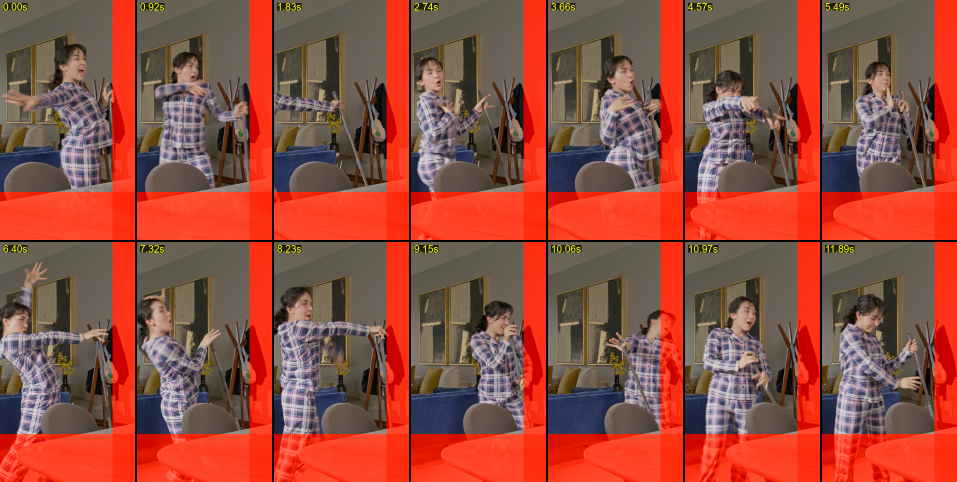
#> input picture jobs/2026-10-07-r0-mop-star-rebuild/data/intake-101066-video-1080.png, 1914 x 964 px (shown at 1/2 size)
$ python -i mixmedia_art.py   (imports and definitions only)   (older library calls are emulated)
#> lines starting #> are read from the running program, lines starting #| are printed output that depends on the picture; after the words box and inside, x2 and y2 are one past the last pixel; in counts of white or black regions, pixels touching at a corner belong together
"""
mixmedia_art.py - the image half of `rcg mix-media` (skill style-mix-media, pack library/styles/mix-media).

Runs with the image Python (config bin.imagePython: OpenCV + NumPy + Pillow). Every output is
deterministic for a given --seed. Binaries (ffmpeg, ffprobe) are passed in by the Node tool from
config; nothing here holds a machine path.

Commands
  boards  --out-dir <dir> [--size 1080x1920] [--seed 1] [--overlays bare,newspaper,kraft,fabric,watercolor,mat]
          Cork board (warm cork, thin wooden frame) with one overlay layer per scene. "mat" is the green
          cutting mat of the user's reference videos (no frame). Writes <overlay>.jpg per overlay.
  torn    --rgb <frame.png> --alpha <alpha.png|rgba.png> --out <png> [--border 18] [--paper cream|white] [--seed 1]
          A still cut-out with a hand-torn paper border (irregular, cream, fibrous rim; no outline, no shadow).
  live    --in <matte.webm> --out <webm> --ffmpeg <bin> --ffprobe <bin> [--fps 12] [--border 16] [--max-h 1280]
          [--paper cream|white] [--seed 1]
          The moving cut-out (rcg matte) re-cut every frame at stop-motion rate with a torn border, cropped
          to the subject's union box. Prints the crop and size.
  grab    --src <frame.png> --box x,y,w,h --out <rgba.png> [--iters 6]
          A small object inside a box (GrabCut seeded by the box), for objects the detector misses.
  sticker --in <rgba.png|jpg> --out <png> [--illustrate] [--cut alpha|light|none] [--border 10] [--edge die|paper|none]
          [--max-side 900] [--min-side 0]
          An object cut-out or a collected print as a vintage collage sticker: optional illustration treatment
          (posterized, muted, inked, grain), light-paper background removal for prints, die-cut border.
  pick    --in <matte.webm> --ffmpeg <bin> --ffprobe <bin> [--src <clip>] [--count 6] [--step 0.5]
          Times of distinct poses (farthest-point on the matte silhouettes, sharpest frame nearby).
  sheet   --out <png> --items <json list of {file,label}> [--cell 360]
"""

import argparse
import json
import math
import subprocess
import sys
from pathlib import Path

import cv2
import numpy as np

# ── noise ────────────────────────────────────────────────────────────────────


# [21 lines left out: functions value_noise, aniso_noise, fbm, not called in this run]


def smoothstep(a, b, x):
    t = np.clip((x - a) / (b - a), 0, 1)
    return t * t * (3 - 2 * t)


# [4 lines left out: function lerp3, not called in this run]


def over(dst, rgb, a):
    """Composite rgb (HxWx3 float) with alpha a (HxW 0..1) over dst in place."""
    dst[:] = dst * (1 - a[..., None]) + rgb * a[..., None]


# ── board pieces ─────────────────────────────────────────────────────────────


# [61 lines left out: functions cork, wood_frame, pin, not called in this run]


PIN_COLORS = [(196, 48, 40), (186, 188, 194), (226, 182, 52), (66, 104, 172), (238, 234, 226), (122, 190, 160), (232, 150, 170)]


# [33 lines left out: functions tape, place_sheet, not called in this run]


def to_canvas(M, x, y):
    return float(M[0, 0] * x + M[0, 1] * y + M[0, 2]), float(M[1, 0] * x + M[1, 1] * y + M[1, 2])


# [200 lines left out: functions jagged_rect_mask, newsprint, kraft, gingham, pinked_mask, watercolor and 3 more, not called in this run]


# ── cut-outs ─────────────────────────────────────────────────────────────────

PAPERS = {"cream": ((243, 233, 204), (252, 248, 236)), "white": ((250, 248, 242), (255, 255, 252))}


def clean_mask(a):
    m = (a > 0.5).astype(np.uint8)
    n, lab, st, _ = cv2.connectedComponentsWithStats(m, 8)
    if n <= 1:
        return m
    areas = st[1:, cv2.CC_STAT_AREA]
    big = areas.max()
    keep = np.zeros(n, bool)
    keep[1:] = areas >= 0.03 * big
    m = keep[lab].astype(np.uint8)
    # Fill holes (gaps between an arm and the body are kept: only enclosed specks under 0.5%).
    inv = 1 - m
    n2, lab2, st2, _ = cv2.connectedComponentsWithStats(inv, 4)
    for k in range(1, n2):
        x, y, w, h, ar = st2[k]
        touches = x == 0 or y == 0 or x + w >= m.shape[1] or y + h >= m.shape[0]
        if not touches and ar < 0.005 * m.size:
            m[lab2 == k] = 1
    return m


class TornField:
    """Fixed noise fields for a canvas, so a live cut-out re-cuts with the same paper each frame."""

    # [39 lines left out: functions __init__, torn_composite, read_rgba, not called in this run]


def write_rgba(path, rgb, a):
    out = np.dstack([cv2.cvtColor(np.clip(rgb, 0, 255).astype(np.uint8), cv2.COLOR_RGB2BGR), np.clip(a * 255, 0, 255).astype(np.uint8)])
    cv2.imwrite(str(path), out)


# [147 lines left out: functions crop_to, cmd_torn, probe_video, decode_rgba, cmd_live, illustrate, not called in this run]


def light_background_alpha(rgb):
    """Alpha for a print on light paper: pixels close to the paper colour (sampled at the border) go clear."""
    h, w = rgb.shape[:2]
#> h = 964; w = 1914
    border = np.concatenate([rgb[:8].reshape(-1, 3), rgb[-8:].reshape(-1, 3), rgb[:, :8].reshape(-1, 3), rgb[:, -8:].reshape(-1, 3)])
    paper = np.median(border, axis=0)
#> paper = [252, 68, 40]
    dist = np.sqrt(((rgb - paper) ** 2).sum(-1))
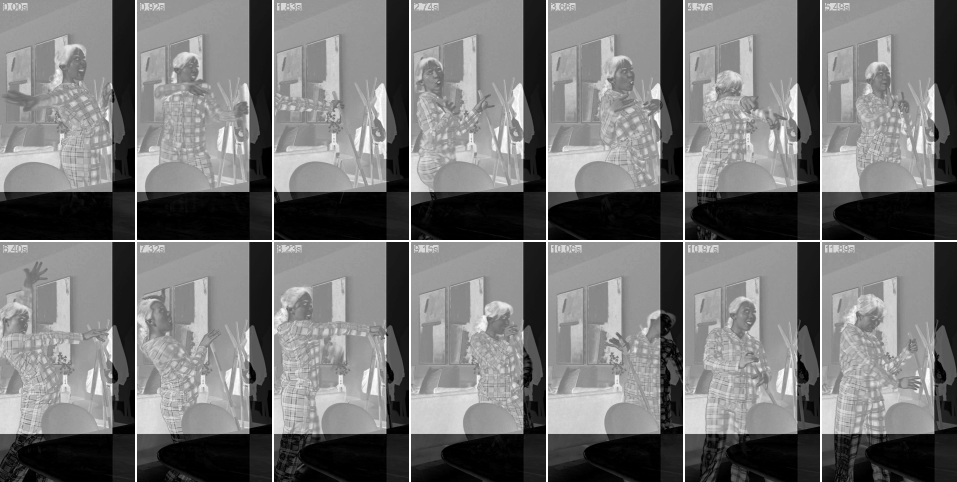
#> dist: shape (964, 1914) float64 (shown at 1/2 size); min 3, max 264.1, mean 123.5; drawn with min black and max white
    # Ink and paint are saturated or dark; foxing and stains on old paper are pale and low in saturation.
    hsv = cv2.cvtColor(np.clip(rgb, 0, 255).astype(np.uint8), cv2.COLOR_RGB2HSV).astype(np.float32)
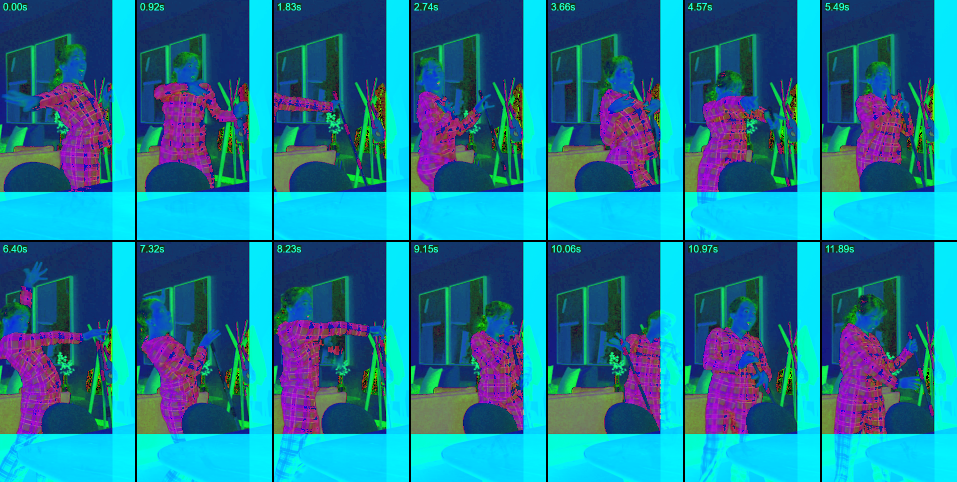
#> hsv: shape (964, 1914, 3) float32 (shown at 1/2 size); mean R, G, B 30.7, 120.8, 151.1
    psat = cv2.cvtColor(np.uint8([[np.clip(paper, 0, 255)]]), cv2.COLOR_RGB2HSV)[0, 0, 1]
#> psat = 215
    inked = (hsv[..., 1] > psat + 28) | (hsv[..., 2] < 110)
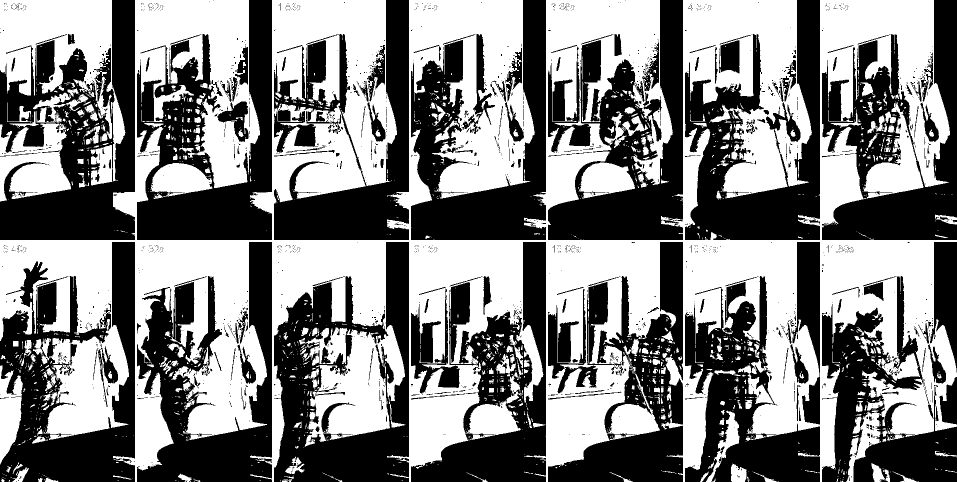
#> inked: shape (964, 1914) bool (shown at 1/2 size); 51.1% white; 1993 black regions (1755 under 20 px), largest, box (x1, y1, x2, y2) and area: (0, 0, 270, 480) 70257, (548, 484, 818, 964) 64024, (0, 484, 270, 964) 63627
    m = ((dist > 44) & inked).astype(np.uint8)
#> m: shape (964, 1914); values 0 (black) and 1 (white), 50.4% white; 1935 black regions (1707 under 20 px), largest, box (x1, y1, x2, y2) and area: (0, 0, 270, 480) 71652, (274, 0, 544, 480) 64694, (548, 484, 818, 964) 64637
    k = max(7, (min(h, w) // 45) | 1)
#> k = 21
    m = cv2.morphologyEx(m, cv2.MORPH_CLOSE, cv2.getStructuringElement(cv2.MORPH_ELLIPSE, (k, k)))
#> m: shape (964, 1914); values 0 (black) and 1 (white), 66.2% white; 94 black regions, largest, box (x1, y1, x2, y2) and area: (548, 0, 818, 480) 41357, (274, 0, 544, 480) 41263, (822, 0, 1092, 480) 40820
    m = cv2.morphologyEx(m, cv2.MORPH_OPEN, np.ones((5, 5), np.uint8))
#> m: shape (964, 1914); values 0 (black) and 1 (white), 66% white; 62 black regions, largest, box (x1, y1, x2, y2) and area: (0, 0, 1914, 923) 347255, (6, 760, 1407, 964) 129639, (1707, 764, 1914, 964) 18784
    m = clean_mask(m.astype(np.float32))
#> in clean_mask, `n, lab, st, _ = cv2.connectedComponentsWithStats(m, 8)`:
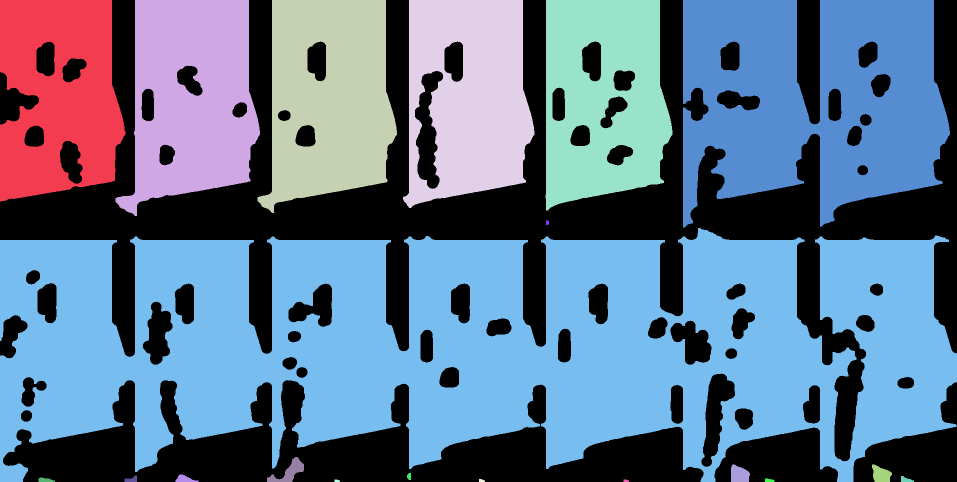
#> lab: shape (964, 1914) int32 (shown at 1/2 size); 21 distinct labels, from 0 to 20; one colour per label, 0 black
#> in clean_mask, `n, lab, st, _ = cv2.connectedComponentsWithStats(m, 8)`: st = 21 rows, first 6: [0, 0, 1914, 964, 626907], [0, 0, 251, 403, 76590], [231, 0, 289, 432, 85383], [515, 0, 279, 426, 86102], [806, 0, 263, 416, 80910], [1091, 0, 254, 421, 81191]
#> in clean_mask, `areas = st[1:, cv2.CC_STAT_AREA]`: areas = 20 values, max 632546 at index 7, min 48 at index 17, mean 60909.4
#> in clean_mask, `big = areas.max()`: big = 632546
#> in clean_mask, `m = keep[lab].astype(np.uint8)`: m: shape (964, 1914); values 0 (black) and 1 (white), 65.8% white; 62 black regions, largest, box (x1, y1, x2, y2) and area: (0, 0, 1914, 923) 347305, (6, 760, 1407, 964) 132156, (1707, 764, 1914, 964) 19961
#> in clean_mask, `n2, lab2, st2, _ = cv2.connectedComponentsWithStats(inv, 4)`:
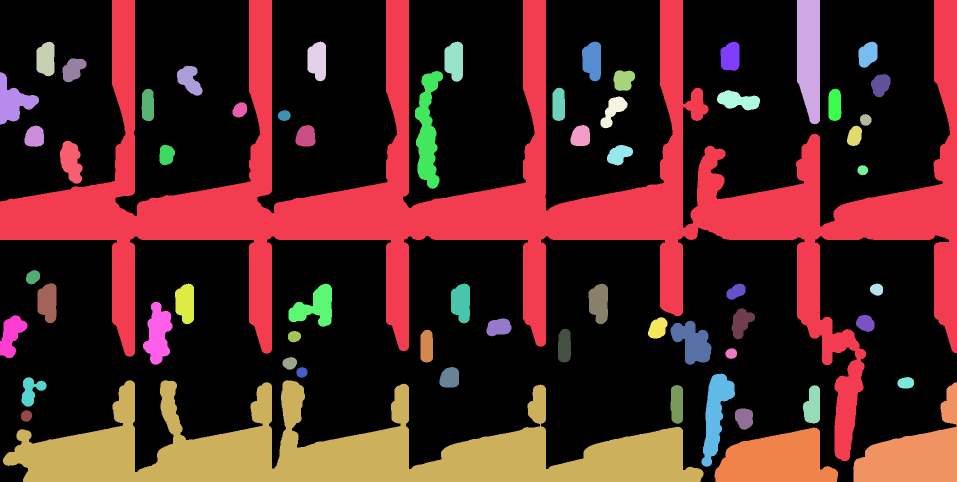
#> lab2: shape (964, 1914) int32 (shown at 1/2 size); 63 distinct labels, from 0 to 62; one colour per label, 0 black
#> in clean_mask, `n2, lab2, st2, _ = cv2.connectedComponentsWithStats(inv, 4)`: n2 = 63; st2 = 63 rows, first 6: [0, 0, 1914, 964, 1213273], [0, 0, 1914, 923, 347305], [1594, 0, 46, 249, 10109], [73, 83, 36, 70, 2137], [615, 83, 37, 80, 2434], [889, 83, 37, 81, 2468]
#> the loop in clean_mask, `for k in range(1, n2):` made 62 passes
#> (x, y, w, h, ar, touches) on passes 1 to 12: (0, 0, 1914, 923, 347305, True), (1594, 0, 46, 249, 10109, True), (73, 83, 36, 70, 2137, False), (615, 83, 37, 80, 2434, False), (889, 83, 37, 81, 2468, False), (1164, 83, 38, 80, 2453, False), (1441, 83, 38, 59, 1899, False), (1717, 83, 38, 53, 1533, False), (125, 116, 48, 49, 1574, False), (354, 131, 51, 61, 1872, False), (1227, 140, 43, 42, 1420, False), (830, 142, 56, 236, 7061, False)
#> after the loop in clean_mask, `for k in range(1, n2):`:
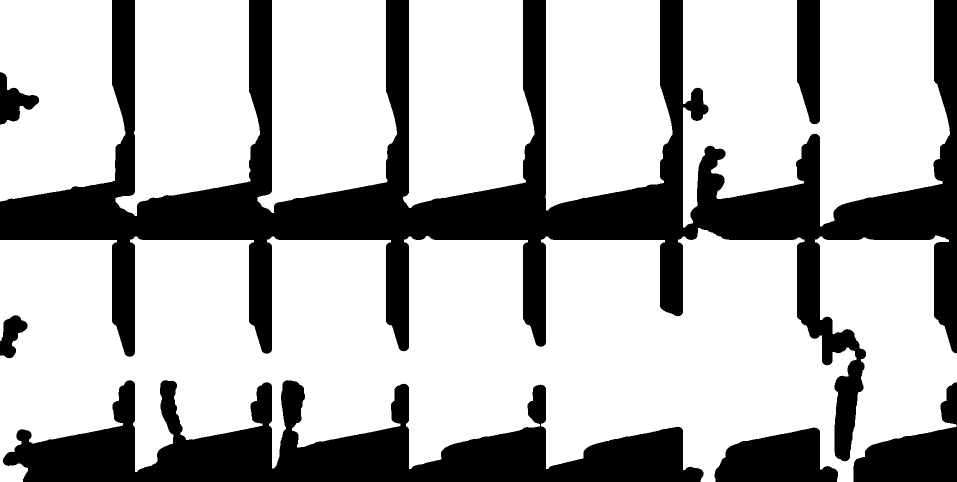
#> m: shape (964, 1914) (shown at 1/2 size); values 0 (black) and 1 (white), 71% white; 7 black regions, largest, box (x1, y1, x2, y2) and area: (0, 0, 1914, 923) 347305, (6, 760, 1407, 964) 132156, (1707, 764, 1914, 964) 19961
    # Fill every hole that does not reach the edge (pale petals, highlights).
    inv = (1 - m).astype(np.uint8)
    n, lab, st, _ = cv2.connectedComponentsWithStats(inv, 4)
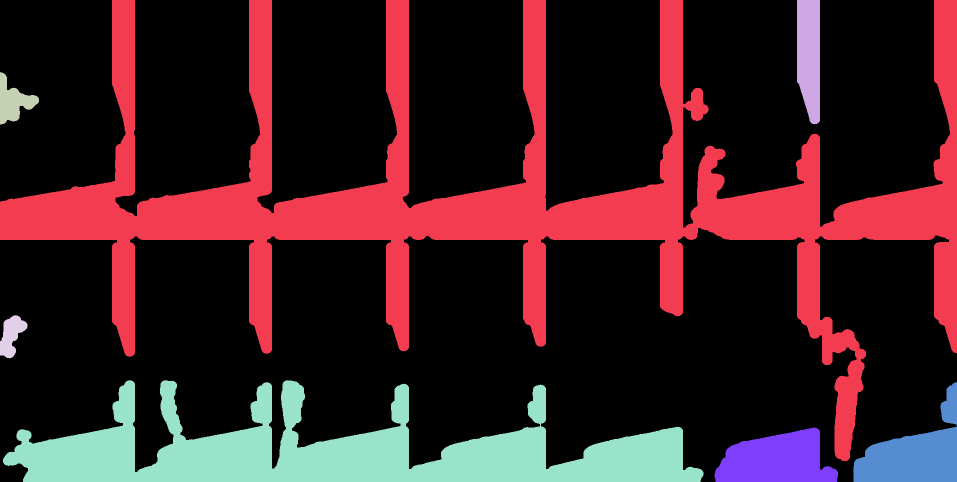
#> lab: shape (964, 1914) int32 (shown at 1/2 size); 8 distinct labels, from 0 to 7; one colour per label, 0 black
#> n = 8; st = [[0, 0, 1914, 964, 1309908], [0, 0, 1914, 923, 347305], [1594, 0, 46, 249, 10109], [0, 144, 78, 105, 3917], [0, 630, 55, 87, 2695], [6, 760, 1401, 204, 132156], [1707, 764, 207, 200, 19961], [1429, 855, 247, 109, 19045]]
    for i in range(1, n):
        x, y, ww, hh, _a = st[i]
        if x > 0 and y > 0 and x + ww < w and y + hh < h:
            m[lab == i] = 1
#> this loop made 7 passes
#> (x, y, ww, hh) on passes 1 to 7: (0, 0, 1914, 923), (1594, 0, 46, 249), (0, 144, 78, 105), (0, 630, 55, 87), (6, 760, 1401, 204), (1707, 764, 207, 200), (1429, 855, 247, 109)
    return m.astype(np.float32)


# [193 lines left out: functions cmd_grab, cmd_sticker, cmd_pick, cmd_sheet, main, not called in this run]


# [2 lines not run here, left out]

>>> import cv2
>>> picture = cv2.cvtColor(cv2.imread('../../jobs/2026-10-07-r0-mop-star-rebuild/data/intake-101066-video-1080.png'), cv2.COLOR_BGR2RGB)
>>> result = light_background_alpha(picture)
